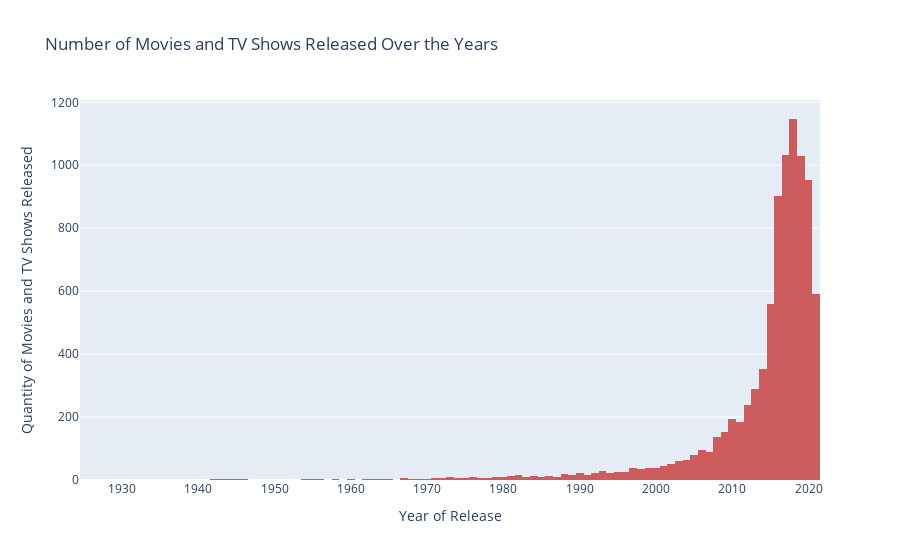

Source (notebook cell):
### Code cell
fig5 = px.histogram(df_net, x='release_year', color_discrete_sequence=['indianred'], title="Number of Movies and TV Shows Released Over the Years")
fig5.update_layout(yaxis_title="Quantity of Movies and TV Shows Released", xaxis_title="Year of Release")

fig5.show()

### Figure 1 — Plotly figure (JSON) as saved in the notebook; plotly's stock layout.template omitted (floating-point values rounded to 4 significant figures; data arrays with more than 128 entries replaced by an {"elided": "..."} marker saying what was removed)
{"data": [{"alignmentgroup": "True", "bingroup": "x", "hovertemplate": "release_year=%{x}<br>count=%{y}<extra></extra>", "legendgroup": "", "marker": {"color": "indianred", "pattern": {"shape": ""}}, "name": "", "offsetgroup": "", "orientation": "v", "showlegend": false, "type": "histogram", "x": {"elided": "8807 int values"}, "xaxis": "x", "yaxis": "y"}], "layout": {"barmode": "relative", "legend": {"tracegroupgap": 0}, "title": {"text": "Number of Movies and TV Shows Released Over the Years"}, "xaxis": {"anchor": "y", "domain": [0, 1], "title": {"text": "Year of Release"}}, "yaxis": {"anchor": "x", "domain": [0, 1], "title": {"text": "Quantity of Movies and TV Shows Released"}}}}
